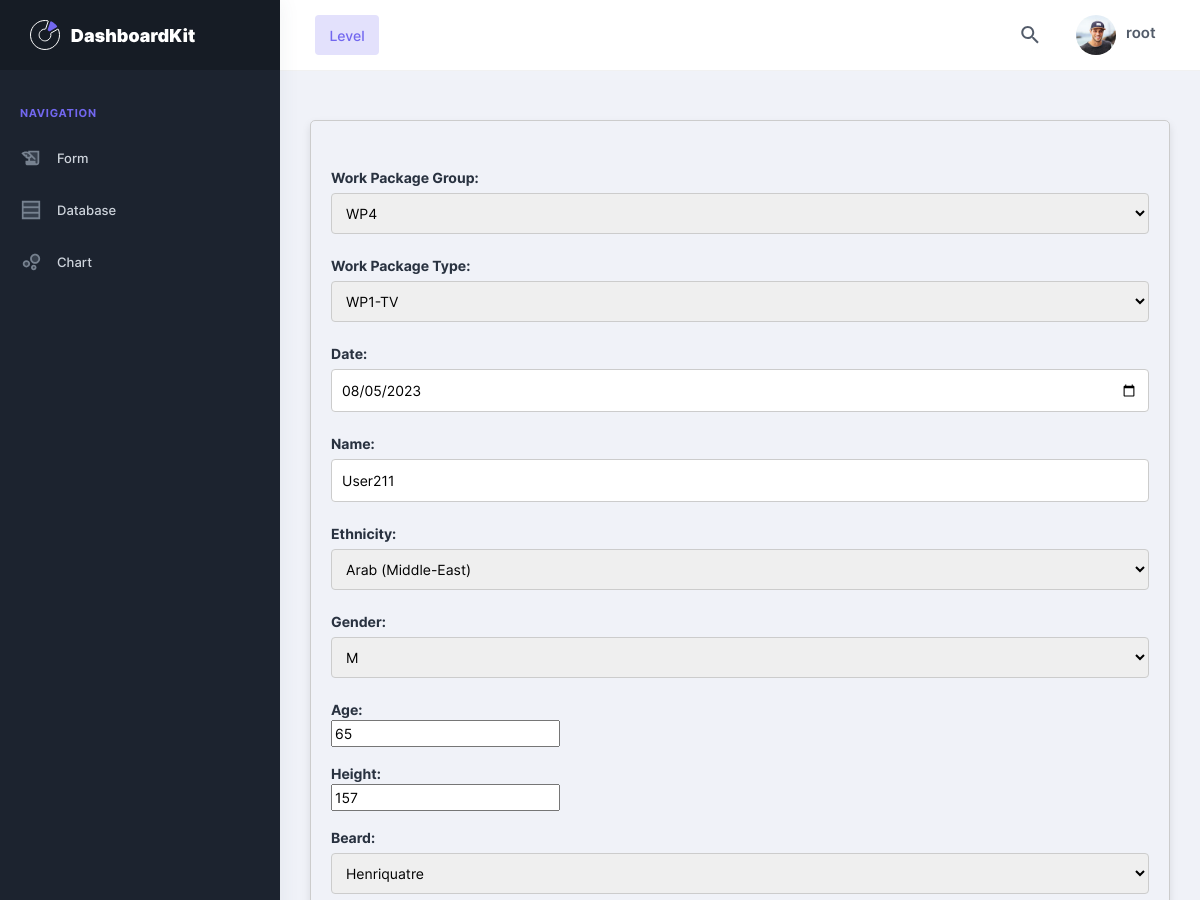
The app's page /edit/2940/ (signed in, upper part), older data.
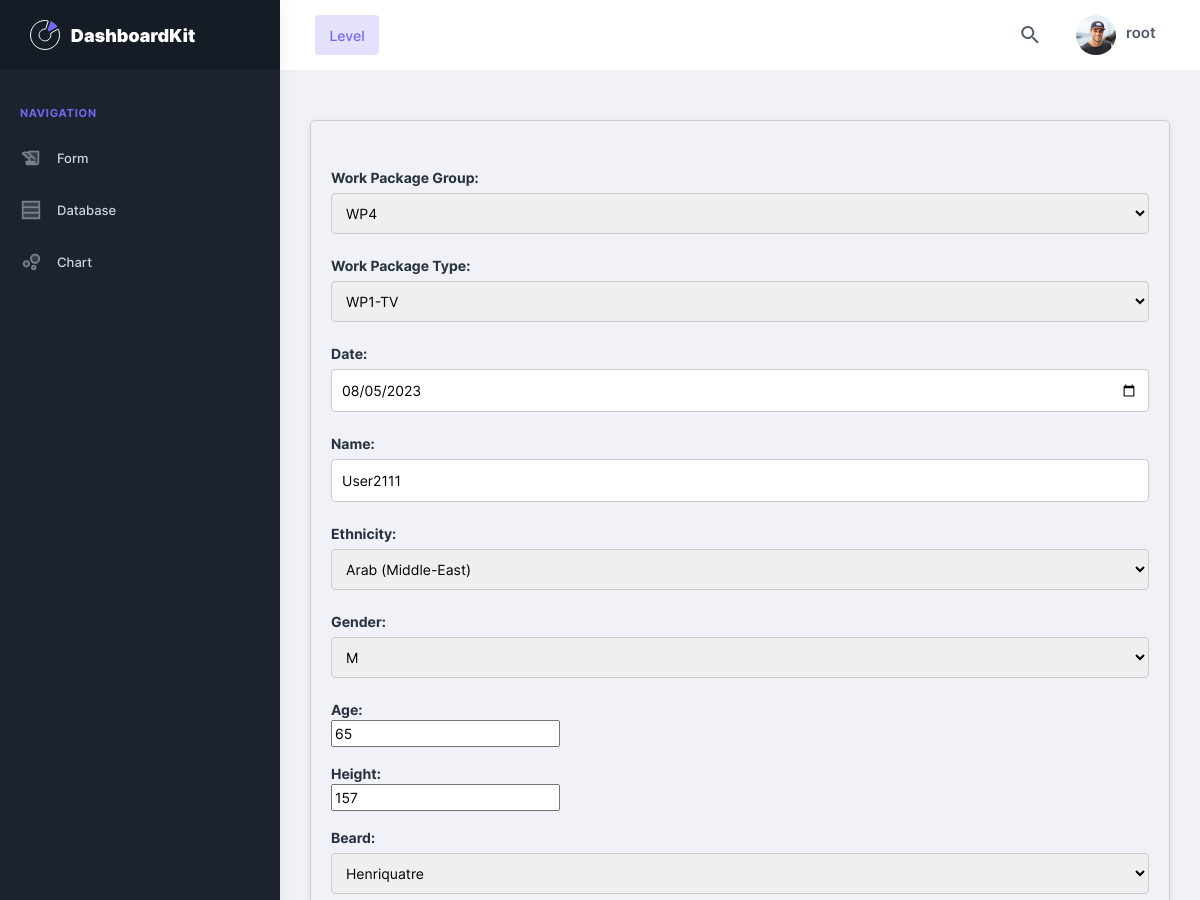
The same page, newer data.
### apps/home/models.py (models this page shows)
class RecordingDetail(models.Model):
    WPGs = [
        ('WP1','WP1'),
        ('WP2','WP2'),
        ('WP3','WP3'),
        ('WP4','WP4'),
        ('WP5','WP5'),
    ]
    WPTs = [
        ('WP1-TV','WP1-TV'),
        ('WP1-K','WP1-K'),
        ('WP2a-TV','WP2a-TV'),
        ('WP2b-TV','WP2b-TV'),
        ('WP2c-TV','WP2c-TV'),
        ('WP2a-K','WP2a-K'),
        ('WP2b-K','WP2c-K'),
        ('WP3-TV','WP3-TV'),
        ('WP3-K','WP3-K'),
        ('WP4-TV','WP4-TV'),
        ('WP4-K','WP4-K'),
        ('WP5-TV','WP5-TV'),
        ('WP5-K','WP5-K')
    ]
    RecordingStatus = [
        ('Completed','Completed'),
        ('Pending','Pending')
    ]
    CarStatus = [
        ('Static','Static'),
        ('Drive','Drive')
    ]
    Ethnicity = [
        ('Caucasian','Caucasian'),
        ('African','African'),
        ('Arab (Middle-East)','Arab (Middle-East)'),
        ('Asians (South-East)','Asians (South-East)'),
        ('Chinese','Chinese'),
        ('Latin/Hispanic','Latin/Hispanic'),
        ('Indian','Indian'),
        ('Others (mixed)','Others (mixed)')
    ]
    Gender = [
        ('M','M'),
        ('F','F')
    ]
    Beard = [
        ('Full beard','Full beard'),
        ('Mustache','Mustache'),
        ('Goatbeard','Goatbeard'),
        ('Henriquatre','Henriquatre')
    ]
    Hair = [
        ('Short hair','Short hair'),
        ('Middle long hair (covering ears, but not long enough to reach the shoulders)','Middle long hair (covering ears, but not long enough to reach the shoulders)'),
        ('Long hair (until shoulder or longer)','Long hair (until shoulder or longer)'),
        ('Bald head','Bald head')
    ]
    EyeColour = [
        ('brown','brown'),
        ('gray','gray'),
        ('blue','blue'),
        ('green','green')
    ]
    ClothingAccessoires = [
        ('Masks','Masks'),
        ('Scarfs','Scarfs'),
        ('Hands-free headset','Hands-free headset'),
        ('Head/Ear phones','Head/Ear phones'),
        ('Caps, hats, headscarf and turban','Caps, hats, headscarf and turban'),
        ('Headband','Headband'),
        ('Eyepatch','Eyepatch'),
        ('Earrings','Earrings'),
        ('Nose rings','Nose rings'),
        ('Piercings','Piercings')
    ]
    Glasses = [
        ('Glasses with anti-glare lenses','Glasses with anti-glare lenses'),
        ('Glasses with mirrored lenses','Glasses with mirrored lenses'),
        ('Sunglasses with IR protection in the band of frequency 780 nm – 1.400 nm','Sunglasses with IR protection in the band of frequency 780 nm – 1.400 nm'),
        ('Glasses with complete spectacle frame','Glasses with complete spectacle frame'),
        ('Metal-rimmed glasses','Metal-rimmed glasses'),
        ('Varifocal glasses with power ranging from –10 to +11','Varifocal glasses with power ranging from –10 to +11'),
        ('Glasses with cylindrical lenses for Astigmatism with power ranging from –10 to +11','Glasses with cylindrical lenses for Astigmatism with power ranging from –10 to +11'),
        ('Spherical contact lenses for Astigmatism with power ranging from  –10 to +11','Spherical contact lenses for Astigmatism with power ranging from  –10 to +11'),
        ('Sunglasses with tinted lenses','Sunglasses with tinted lenses')
    ]
    Makeup = [
        ('Makeup eyeliner','Makeup eyeliner'),
        ('Makeup mascara','Makeup mascara'),
        ('Makeup eye shadow','Makeup eye shadow'),
        ('Makeup false eyelashes','Makeup false eyelashes'),
        ('Cover makeup','Cover makeup')
    ]
    name = models.CharField(max_length=100)
    ethnicity=models.CharField(max_length=100,choices=Ethnicity)
    age = models.IntegerField()
    gender = models.CharField(max_length=10,choices=Gender)
    date = models.DateField(default=timezone.now)
    height = models.IntegerField()
    beard = models.CharField(max_length=100,choices=Beard,null=True)
    hair = models.CharField(max_length=100,choices=Hair)
    eyecolour = models.CharField(max_length=100,choices=EyeColour)
    workpackage = models.CharField(max_length=100,choices=WPGs)
    workpackagetype = models.CharField(max_length=100,choices=WPTs)
    carnumber = models.CharField(max_length=100,null=True)
    carstatus = models.CharField(max_length=100,choices=CarStatus,null=True)
    action = models.CharField(max_length=255,null=True)
    clothingaccessories=models.CharField(max_length=100,choices=ClothingAccessoires,null=True)
    glasses = models.CharField(max_length=100,choices=Glasses,null=True)
    makeup = models.CharField(max_length=100,choices=Makeup,null=True)
    recordingstatus=models.CharField(max_length=100,choices=RecordingStatus,null=True)
    created_by = models.ForeignKey(User,on_delete=models.CASCADE,null=False)

### apps/home/views.py (the view, shortened to what this page needs)
# urls.py: path('edit/<int:r_id>/',views.edit_form,name='edit_form'),
@login_required(login_url="/login/")
def edit_form(request,r_id):
    rec = RecordingDetail.objects.get(id=r_id)
    fm = RecordingDetailForm(instance=rec)
    return render(request,'home/ReForm.html',{'form':fm})

### apps/templates/home/ReForm.html (shortened to what this page needs)
{% extends "layouts/base.html" %}
{% block content %}
	<div class="pc-container">
		<div class="pcoded-content">
			<div class="form-container">
				<div class="row">
					<form action method="POST" novalidate>
						{{ form.as_p }}
					</form>
				</div>
			</div>
		</div>
	</div>
{% endblock content %}

Row changes from the older to the newer data that the page shows:
changed RecordingDetail "WP4": name "User211" → "User2111"
